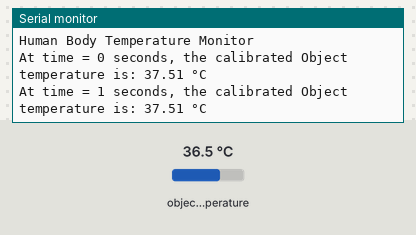
This sketch was run on a simulated Arduino Uno, built with avr-gcc and run on an emulated ATmega328P. Shown: the last lines printed to the serial monitor. The inputs (shaded band) are chosen by the test bench; at power-on: object temperature 36.5 °C.

Above: at 1.8 s.
1.9 s: object temperature set to 20 °C
At 2.9 s:
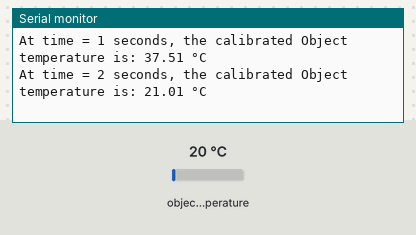
3.4 s: object temperature set to 26 °C
At 4.9 s:
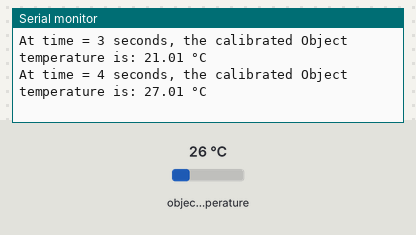
Timing chart, 0 to 6.4 s (numbered marks = the images above; inputs shaded):
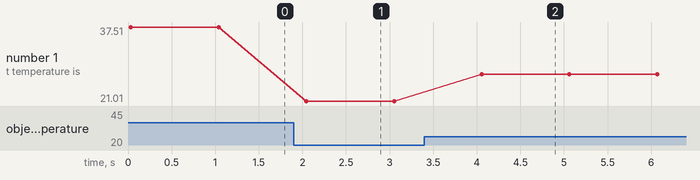

The sketch:

IRTempSensor.ino
```cpp
#include <Wire.h>
#include <Adafruit_MLX90614.h>

Adafruit_MLX90614 mlx = Adafruit_MLX90614();

#define MLX90614_ADDR 0x5A // I2C address of MLX90614

int elapsedTime = 0;
// Function to update the emissivity to 0.96 for human skin
/*
void updateEmissivity(float emissivity) {
  uint16_t newValue = 0xFFFF - (emissivity * 65535); // Calculate EEPROM value

  // Write 0x0000 to address 0x04 to erase the EEPROM cell
  Wire.beginTransmission(MLX90614_ADDR);
  Wire.write(0x24);
  Wire.write(0x00);
  Wire.write(0x00);
  Wire.endTransmission();
  delay(100);

  // Write the new emissivity value to address 0x04
  Wire.beginTransmission(MLX90614_ADDR);
  Wire.write(0x24);
  Wire.write(newValue & 0xFF);          // Lower byte
  Wire.write((newValue >> 8) & 0xFF);   // Upper byte
  Wire.endTransmission();
  delay(100);

  Serial.print("Emissivity updated to: ");
  Serial.println(emissivity);
} */

void setup() {
  Serial.begin(9600);
  Serial.println("Human Body Temperature Monitor");

  Wire.begin();

  if (!mlx.begin()) {
    Serial.println("Error initializing MLX90614.");
    while (1);
  }
  // Update emissivity to 0.96 (optimal for human skin)
  //updateEmissivity(0.96);
}

void loop() {
  //float ambientTemp = mlx.readAmbientTempC();
  float objectTemp = mlx.readObjectTempC();

  Serial.print("At time = ");
  Serial.print(elapsedTime);
  Serial.print(" seconds, the calibrated Object temperature is: ");
  Serial.print(objectTemp + 1.0);
  Serial.println(" °C");

  elapsedTime += 1;
  // Delay for 1 second before taking another reading
  delay(1000);

}
```

Measured:
- after the input at 1.9 s, the serial monitor: prints a new line after 0.15 s (image 1)
- after the input at 3.4 s, the serial monitor: prints a new line after 0.66 s (image 2)
- plotted number 1: 37.51 → 21.01 after the input at 1.9 s, 21.01 → 27.01 after the input at 3.4 s
